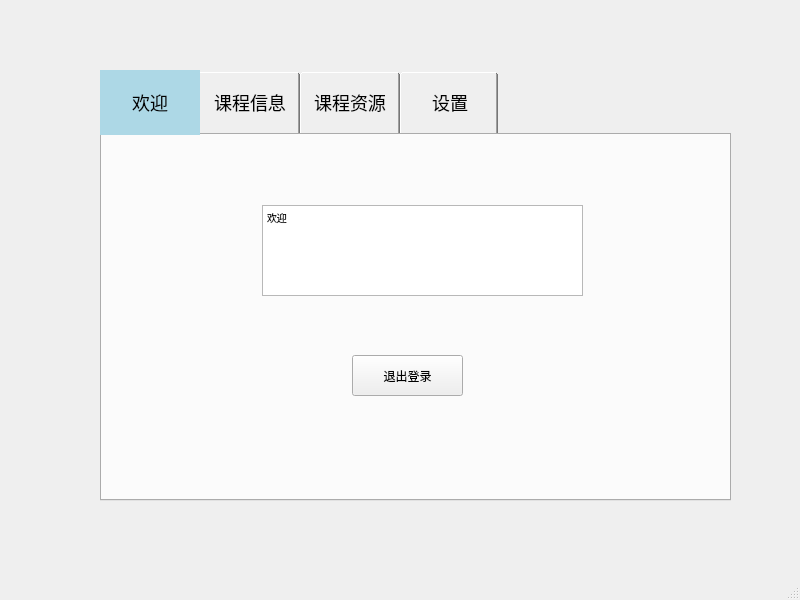
<?xml version="1.0" encoding="UTF-8"?>
<ui version="4.0">
 <class>MainWindow</class>
 <widget class="QMainWindow" name="MainWindow">
  <property name="geometry">
   <rect>
    <x>0</x>
    <y>0</y>
    <width>800</width>
    <height>600</height>
   </rect>
  </property>
  <property name="windowTitle">
   <string>小雅助手</string>
  </property>
  <widget class="QWidget" name="centralwidget">
   <widget class="QTabWidget" name="Main_Tab">
    <property name="geometry">
     <rect>
      <x>100</x>
      <y>70</y>
      <width>631</width>
      <height>431</height>
     </rect>
    </property>
    <property name="styleSheet">
     <string notr="true">QTabBar::tab {
   height: 45px;
	width:80px;
  font-size: 18px;
  padding: 10px;
}
QTabBar::tab:selected {
     background-color: lightblue;
}
QTabBar::tab:hover {
   background-color: lightyellow;
}</string>
    </property>
    <property name="currentIndex">
     <number>0</number>
    </property>
    <widget class="QWidget" name="Welcome_Tab">
     <attribute name="title">
      <string>欢迎</string>
     </attribute>
     <widget class="QTextBrowser" name="welcome_text">
      <property name="geometry">
       <rect>
        <x>160</x>
        <y>70</y>
        <width>321</width>
        <height>91</height>
       </rect>
      </property>
      <property name="markdown">
       <string>欢迎

</string>
      </property>
      <property name="html">
       <string>&lt;!DOCTYPE HTML PUBLIC &quot;-//W3C//DTD HTML 4.0//EN&quot; &quot;http://www.w3.org/TR/REC-html40/strict.dtd&quot;&gt;
&lt;html&gt;&lt;head&gt;&lt;meta name=&quot;qrichtext&quot; content=&quot;1&quot; /&gt;&lt;style type=&quot;text/css&quot;&gt;
p, li { white-space: pre-wrap; }
&lt;/style&gt;&lt;/head&gt;&lt;body style=&quot; font-family:'SimSun'; font-size:7.2pt; font-weight:400; font-style:normal;&quot;&gt;
&lt;p style=&quot; margin-top:4px; margin-bottom:4px; margin-left:0px; margin-right:0px; -qt-block-indent:0; text-indent:0px;&quot;&gt;欢迎&lt;/p&gt;&lt;/body&gt;&lt;/html&gt;</string>
      </property>
     </widget>
     <widget class="QPushButton" name="logout_button">
      <property name="geometry">
       <rect>
        <x>250</x>
        <y>220</y>
        <width>111</width>
        <height>41</height>
       </rect>
      </property>
      <property name="text">
       <string>退出登录</string>
      </property>
     </widget>
     <widget class="QLabel" name="label_7">
      <property name="geometry">
       <rect>
        <x>-20</x>
        <y>0</y>
        <width>651</width>
        <height>361</height>
       </rect>
      </property>
      <property name="styleSheet">
       <string notr="true">QLabel {
    background: transparent;
    opacity: 0.1;
}
</string>
      </property>
      <property name="text">
       <string/>
      </property>
     </widget>
     <zorder>label_7</zorder>
     <zorder>welcome_text</zorder>
     <zorder>logout_button</zorder>
    </widget>
    <widget class="QWidget" name="Information_Tab">
     <property name="enabled">
      <bool>true</bool>
     </property>
     <attribute name="title">
      <string>课程信息</string>
     </attribute>
     <widget class="QComboBox" name="courses_chooser_message">
      <property name="geometry">
       <rect>
        <x>100</x>
        <y>30</y>
        <width>191</width>
        <height>41</height>
       </rect>
      </property>
      <item>
       <property name="text">
        <string>全部</string>
       </property>
      </item>
     </widget>
     <widget class="QComboBox" name="task_type_chooser">
      <property name="geometry">
       <rect>
        <x>410</x>
        <y>30</y>
        <width>181</width>
        <height>41</height>
       </rect>
      </property>
      <item>
       <property name="text">
        <string>全部</string>
       </property>
      </item>
     </widget>
     <widget class="QLabel" name="label">
      <property name="geometry">
       <rect>
        <x>0</x>
        <y>20</y>
        <width>101</width>
        <height>61</height>
       </rect>
      </property>
      <property name="styleSheet">
       <string notr="true">QLabel {
    font-family: &quot;楷体&quot;;
    font-size: 18px;
}
</string>
      </property>
      <property name="text">
       <string>课程名称：</string>
      </property>
      <property name="alignment">
       <set>Qt::AlignCenter</set>
      </property>
      <property name="margin">
       <number>1</number>
      </property>
     </widget>
     <widget class="QLabel" name="label_2">
      <property name="geometry">
       <rect>
        <x>310</x>
        <y>20</y>
        <width>101</width>
        <height>61</height>
       </rect>
      </property>
      <property name="styleSheet">
       <string notr="true">QLabel {
    font-family: &quot;楷体&quot;;
    font-size: 18px;
}
</string>
      </property>
      <property name="text">
       <string>作业类型：</string>
      </property>
      <property name="alignment">
       <set>Qt::AlignCenter</set>
      </property>
      <property name="margin">
       <number>1</number>
      </property>
     </widget>
     <widget class="QScrollArea" name="course_message_scrollArea">
      <property name="geometry">
       <rect>
        <x>10</x>
        <y>70</y>
        <width>581</width>
        <height>251</height>
       </rect>
      </property>
      <property name="widgetResizable">
       <bool>true</bool>
      </property>
      <widget class="QWidget" name="scrollAreaWidgetContents">
       <property name="geometry">
        <rect>
         <x>0</x>
         <y>0</y>
         <width>579</width>
         <height>249</height>
        </rect>
       </property>
      </widget>
     </widget>
     <widget class="QProgressBar" name="course_message_progressBar">
      <property name="geometry">
       <rect>
        <x>10</x>
        <y>10</y>
        <width>611</width>
        <height>23</height>
       </rect>
      </property>
      <property name="value">
       <number>24</number>
      </property>
     </widget>
    </widget>
    <widget class="QWidget" name="Resource_Tab">
     <attribute name="title">
      <string>课程资源</string>
     </attribute>
     <widget class="QComboBox" name="resource_type_chooser">
      <property name="geometry">
       <rect>
        <x>410</x>
        <y>30</y>
        <width>181</width>
        <height>41</height>
       </rect>
      </property>
      <property name="iconSize">
       <size>
        <width>80</width>
        <height>80</height>
       </size>
      </property>
      <item>
       <property name="text">
        <string>全部</string>
       </property>
      </item>
     </widget>
     <widget class="QLabel" name="label_5">
      <property name="geometry">
       <rect>
        <x>0</x>
        <y>20</y>
        <width>101</width>
        <height>61</height>
       </rect>
      </property>
      <property name="styleSheet">
       <string notr="true">QLabel {
    font-family: &quot;楷体&quot;;
    font-size: 18px;
}
</string>
      </property>
      <property name="text">
       <string>课程名称：</string>
      </property>
      <property name="alignment">
       <set>Qt::AlignCenter</set>
      </property>
      <property name="margin">
       <number>1</number>
      </property>
     </widget>
     <widget class="QComboBox" name="course_chooser_resource">
      <property name="geometry">
       <rect>
        <x>100</x>
        <y>30</y>
        <width>191</width>
        <height>41</height>
       </rect>
      </property>
      <item>
       <property name="text">
        <string>全部</string>
       </property>
      </item>
     </widget>
     <widget class="QLabel" name="label_6">
      <property name="geometry">
       <rect>
        <x>310</x>
        <y>20</y>
        <width>101</width>
        <height>61</height>
       </rect>
      </property>
      <property name="styleSheet">
       <string notr="true">QLabel {
    font-family: &quot;楷体&quot;;
    font-size: 18px;
}
</string>
      </property>
      <property name="text">
       <string>资源类型：</string>
      </property>
      <property name="alignment">
       <set>Qt::AlignCenter</set>
      </property>
      <property name="margin">
       <number>1</number>
      </property>
     </widget>
     <widget class="QScrollArea" name="resource_scrollArea">
      <property name="geometry">
       <rect>
        <x>10</x>
        <y>70</y>
        <width>581</width>
        <height>251</height>
       </rect>
      </property>
      <property name="widgetResizable">
       <bool>true</bool>
      </property>
      <widget class="QWidget" name="scrollAreaWidgetContents_2">
       <property name="geometry">
        <rect>
         <x>0</x>
         <y>0</y>
         <width>579</width>
         <height>249</height>
        </rect>
       </property>
      </widget>
     </widget>
     <widget class="QProgressBar" name="resource_progressBar">
      <property name="geometry">
       <rect>
        <x>10</x>
        <y>10</y>
        <width>611</width>
        <height>23</height>
       </rect>
      </property>
      <property name="value">
       <number>24</number>
      </property>
     </widget>
    </widget>
    <widget class="QWidget" name="Config_Tab">
     <attribute name="title">
      <string>设置</string>
     </attribute>
     <widget class="QCheckBox" name="checkBox">
      <property name="geometry">
       <rect>
        <x>70</x>
        <y>70</y>
        <width>251</width>
        <height>51</height>
       </rect>
      </property>
      <property name="styleSheet">
       <string notr="true">font: 16pt &quot;黑体&quot;;
</string>
      </property>
      <property name="text">
       <string>不知道放什么设置</string>
      </property>
     </widget>
    </widget>
   </widget>
  </widget>
  <widget class="QStatusBar" name="statusbar"/>
 </widget>
 <resources/>
 <connections/>
</ui>
